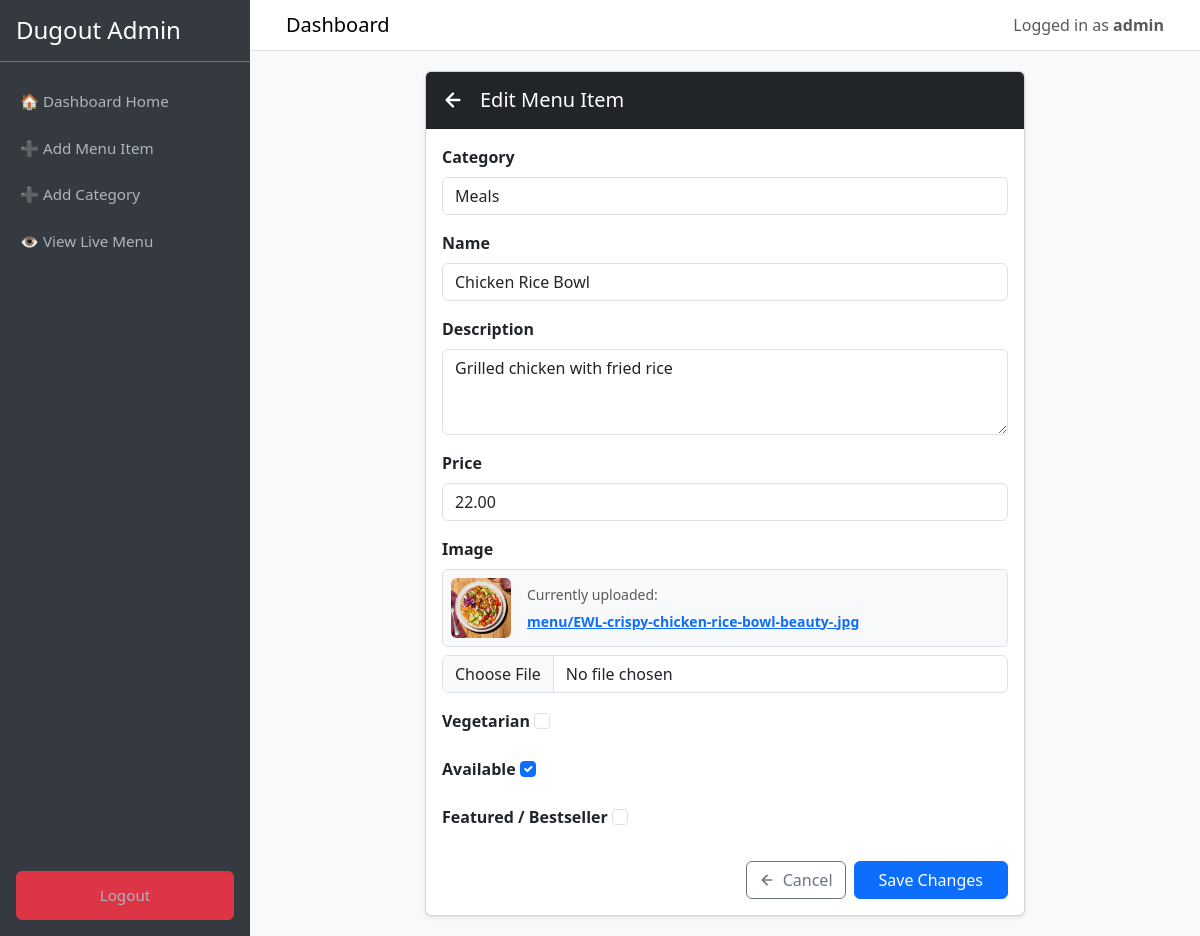
The page /dashboard/item/11/edit/ (signed in) on the database its author committed.
### menu/models.py (models this page shows, shortened)
class MenuItem(models.Model):
    category = models.ForeignKey(Category,on_delete=models.CASCADE,related_name='items')
    name = models.CharField(max_length=200)
    description = models.TextField(blank=True)
    price = models.DecimalField(max_digits=8, decimal_places=2)
    image = models.ImageField(upload_to='menu_images/', blank=True, null=True)
    is_veg = models.BooleanField(default=False, verbose_name="Vegetarian")
    is_available = models.BooleanField(default=True, verbose_name="Available")
    is_featured = models.BooleanField(default=False, verbose_name="Featured / Bestseller")
    created_at = models.DateTimeField(auto_now_add=True)
    class Meta:
        ordering = ['name']

### menu/views.py (the view)
# urls.py: path('dashboard/item/<int:pk>/edit/', views.dashboard_item_update, name='dashboard_item_update'),
@login_required(login_url='menu:dashboard_login')
def dashboard_item_update(request, pk):
    item = get_object_or_404(MenuItem, pk=pk)
    if request.method == 'POST':
        form = MenuItemForm(request.POST, request.FILES, instance=item)
        if form.is_valid():
            form.save()
            messages.success(request, 'Item updated successfully!')
            return redirect('menu:dashboard_home')
    else:
        form = MenuItemForm(instance=item)
    return render(request, 'dashboard/form.html', {'form': form, 'title': 'Edit Menu Item'})

### menu/forms.py
class MenuItemForm(forms.ModelForm):
    class Meta:
        model = MenuItem
        fields = ['category', 'name', 'description', 'price', 'image', 'is_veg', 'is_available', 'is_featured']
        widgets = {
            'category': forms.Select(attrs={'class': 'form-control'}),
            'name': forms.TextInput(attrs={'class': 'form-control', 'placeholder': 'Item Name'}),
            'description': forms.Textarea(attrs={'class': 'form-control', 'rows': 3, 'placeholder': 'Item Description'}),
            'price': forms.NumberInput(attrs={'class': 'form-control', 'step': '0.01'}),
            'image': forms.FileInput(attrs={'class': 'form-control'}),
            'is_veg': forms.CheckboxInput(attrs={'class': 'form-check-input'}),
            'is_available': forms.CheckboxInput(attrs={'class': 'form-check-input'}),
            'is_featured': forms.CheckboxInput(attrs={'class': 'form-check-input'}),
        }

### menu/models.py (called while the page is built)
    def __str__(self):
        return self.name

### templates/dashboard/form.html (shortened to what this page needs)
{% extends 'dashboard/base.html' %}
{% block content %}
<div class="card shadow-sm mx-auto" style="max-width: 600px;">
    <div class="card-header bg-dark text-white d-flex align-items-center justify-content-between py-3">
        <h5 class="mb-0 d-flex align-items-center">
            <a href="{% url 'menu:dashboard_home' %}" class="text-white text-decoration-none me-3 d-flex align-items-center" title="Back to Dashboard">
                <svg width="22" height="22" viewBox="0 0 24 24" fill="none" stroke="currentColor" stroke-width="2.5" stroke-linecap="round" stroke-linejoin="round">
                    <path d="M19 12H5M12 19l-7-7 7-7"/>
                </svg>
            </a>
            {{ title }}
        </h5>
    </div>
    <div class="card-body">
        <form method="post" enctype="multipart/form-data">
            {% for field in form %}
                <div class="mb-3">
                    <label class="form-label fw-bold">{{ field.label }}</label>
                    {% if field.name == 'image' and form.instance.image %}
                        <div class="mb-2 p-2 border rounded bg-light d-flex align-items-center gap-3">
                            <img src="{{ form.instance.image.url }}" class="rounded object-fit-cover" width="60" height="60" alt="Current Image">
                            <div>
                                <div class="small text-muted mb-1">Currently uploaded:</div>
                                <a href="{{ form.instance.image.url }}" target="_blank" class="small fw-semibold">{{ form.instance.image.name }}</a>
                            </div>
                        </div>
                    {% endif %}
                    {{ field }}
                </div>
            {% endfor %}
            <div class="d-flex justify-content-end gap-2 mt-4">
                <a href="{% url 'menu:dashboard_home' %}" class="btn btn-outline-secondary d-flex align-items-center gap-2">
                    <svg width="16" height="16" viewBox="0 0 24 24" fill="none" stroke="currentColor" stroke-width="2.5" stroke-linecap="round" stroke-linejoin="round">
                        <path d="M19 12H5M12 19l-7-7 7-7"/>
                    </svg>
                    Cancel
                </a>
                <button type="submit" class="btn btn-primary px-4">Save Changes</button>
            </div>
        </form>
    </div>
</div>
{% endblock %}

### templates/dashboard/base.html (shortened to what this page needs)
<!DOCTYPE html>
<html lang="en">
<head>
    <link href="https://cdn.jsdelivr.net/npm/bootstrap@5.3.0/dist/css/bootstrap.min.css" rel="stylesheet">
</head>
<body>
    <div class="d-flex">
        {% if request.user.is_authenticated %}
        <div class="sidebar d-flex flex-column collapse d-lg-flex" id="sidebarMenu" style="width: 250px; position: sticky; top: 0; z-index: 1000;">
            <div class="p-3 text-white d-flex align-items-center justify-content-between border-bottom border-secondary">
                <h4 class="mb-0">Dugout Admin</h4>
            </div>
            <a href="{% url 'menu:dashboard_home' %}" class="mt-3">🏠 Dashboard Home</a>
            <a href="{% url 'menu:dashboard_item_create' %}">➕ Add Menu Item</a>
            <a href="{% url 'menu:dashboard_category_create' %}">➕ Add Category</a>
            <a href="{% url 'menu:menu' %}" target="_blank">👁️ View Live Menu</a>
            <div class="p-3 mt-auto">
                <a href="{% url 'menu:dashboard_logout' %}" class="btn btn-danger w-100">Logout</a>
            </div>
        </div>
        {% endif %}
        <div class="flex-grow-1" style="min-width: 0;">
            {% if request.user.is_authenticated %}
            <nav class="navbar navbar-expand-lg navbar-light bg-white border-bottom px-3 px-lg-4">
                <div class="container-fluid">
                    <span class="navbar-brand mb-0 h1">Dashboard</span>
                    <div class="ms-auto d-none d-sm-block">
                        <span class="navbar-text">Logged in as <strong>{{ request.user.username }}</strong></span>
                    </div>
                </div>
            </nav>
            {% endif %}
            <div class="content">
                {% block content %}{% endblock %}
            </div>
        </div>
    </div>
</body>
</html>

### templates/dashboard/base.html (style rules this page uses)
body { background-color: #f8f9fa; }
.sidebar { min-height: 100vh; background-color: #343a40; transition: all 0.3s ease; }
.sidebar a { color: #adb5bd; text-decoration: none; padding: 12px 20px; display: block; font-size: 0.95rem; transition: all 0.2s; }
.content { padding: 20px; }

### rows shown on the page
MenuItem: form "Meals" "Chicken Rice Bowl" "Grilled chicken with fried rice" "22.00" "☑", instance.image (picture), instance.image.name "menu/EWL-crispy-chicken-rice-bowl-beauty-.jpg"

### other values the page prints
{{ request.user.username }} "admin"
{{ title }} "Edit Menu Item"
{{ field.label }} "Category" "Name" "Description" "Price" "Image" "Vegetarian" "Available" "Featured / Bestseller"
